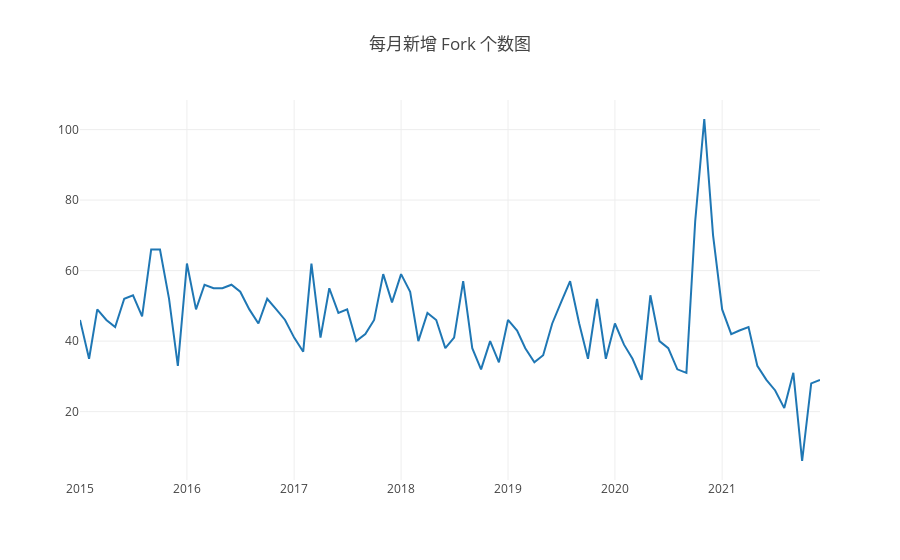

Here is the notebook cell this chart was saved with:
### Code cell
Promise.all(dates.map(d => {
    var y = 0;
    // console.log(d);
    var m = d[0].substring(5,7);
    if(m == '12'){
        y = d[1].substring(0,4);
    }else{
        y = d[0].substring(0,4);
    }
    // console.log(m)
    // console.log(y)
        var q = `SELECT COUNT(*) as fork_count
        FROM github_log.year${y}
        WHERE repo_id=${id} and type = 'ForkEvent' and created_date > toDate('${d[0]}')
        and created_date < toDate('${d[1]}')`;
        return openDigger.driver.clickhouse.query(q);
})).then(data => {
    // console.log(data);
    var fork_count = [];
    data.forEach(d => {
        fork_count.push(d[0].fork_count);
    });
    console.table(data.map((d, i) => {
        return {
            '时间':monthes[i++],
            '新增fork数': d[0].fork_count,
        };
    }));
    openDigger.render.plotly([
        {x: monthes, y: fork_count, mode: 'scatter', name: 'FORK数量'},
    ], {
        title: '每月新增 Fork 个数图',
    });
});

### Figure 1 — Plotly figure (JSON) as saved in the notebook; plotly's stock layout.template omitted (floating-point values rounded to 4 significant figures)
{"data": [{"mode": "scatter", "name": "FORK数量", "x": ["2015-1", "2015-2", "2015-3", "2015-4", "2015-5", "2015-6", "2015-7", "2015-8", "2015-9", "2015-10", "2015-11", "2015-12", "2016-1", "2016-2", "2016-3", "2016-4", "2016-5", "2016-6", "2016-7", "2016-8", "2016-9", "2016-10", "2016-11", "2016-12", "2017-1", "2017-2", "2017-3", "2017-4", "2017-5", "2017-6", "2017-7", "2017-8", "2017-9", "2017-10", "2017-11", "2017-12", "2018-1", "2018-2", "2018-3", "2018-4", "2018-5", "2018-6", "2018-7", "2018-8", "2018-9", "2018-10", "2018-11", "2018-12", "2019-1", "2019-2", "2019-3", "2019-4", "2019-5", "2019-6", "2019-7", "2019-8", "2019-9", "2019-10", "2019-11", "2019-12", "2020-1", "2020-2", "2020-3", "2020-4", "2020-5", "2020-6", "2020-7", "2020-8", "2020-9", "2020-10", "2020-11", "2020-12", "2021-1", "2021-2", "2021-3", "2021-4", "2021-5", "2021-6", "2021-7", "2021-8", "2021-9", "2021-10", "2021-11", "2021-12"], "y": ["46", "35", "49", "46", "44", "52", "53", "47", "66", "66", "52", "33", "62", "49", "56", "55", "55", "56", "54", "49", "45", "52", "49", "46", "41", "37", "62", "41", "55", "48", "49", "40", "42", "46", "59", "51", "59", "54", "40", "48", "46", "38", "41", "57", "38", "32", "40", "34", "46", "43", "38", "34", "36", "45", "51", "57", "45", "35", "52", "35", "45", "39", "35", "29", "53", "40", "38", "32", "31", "74", "103", "70", "49", "42", "43", "44", "33", "29", "26", "21", "31", "6", "28", "29"]}], "layout": {"autosize": true, "title": {"text": "每月新增 Fork 个数图"}, "xaxis": {"autorange": true, "range": ["2015-01-01", "2021-12-01"], "type": "date"}, "yaxis": {"autorange": true, "range": [0.6111, 108.4], "type": "linear"}}}
